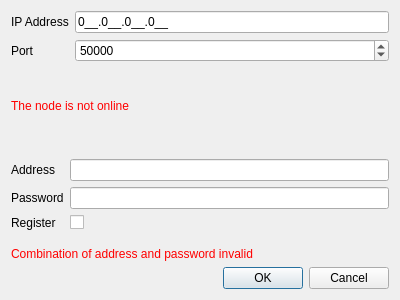
<?xml version="1.0" encoding="UTF-8"?>
<ui version="4.0">
 <class>ClientLogin</class>
 <widget class="QDialog" name="ClientLogin">
  <property name="windowModality">
   <enum>Qt::WindowModal</enum>
  </property>
  <property name="geometry">
   <rect>
    <x>0</x>
    <y>0</y>
    <width>400</width>
    <height>300</height>
   </rect>
  </property>
  <property name="windowTitle">
   <string>Dialog</string>
  </property>
  <layout class="QGridLayout" name="gridLayout">
   <item row="0" column="0">
    <layout class="QVBoxLayout" name="verticalLayout" stretch="1,0,0,1,0">
     <item>
      <layout class="QFormLayout" name="formLayout">
       <item row="0" column="0">
        <widget class="QLabel" name="label">
         <property name="text">
          <string>IP Address</string>
         </property>
        </widget>
       </item>
       <item row="0" column="1">
        <widget class="QLineEdit" name="ip_address">
         <property name="inputMask">
          <string>000.000.000.000;_</string>
         </property>
         <property name="text">
          <string>0.0.0.0</string>
         </property>
        </widget>
       </item>
       <item row="1" column="0">
        <widget class="QLabel" name="label_2">
         <property name="text">
          <string>Port</string>
         </property>
        </widget>
       </item>
       <item row="1" column="1">
        <widget class="QSpinBox" name="port">
         <property name="maximum">
          <number>65535</number>
         </property>
         <property name="value">
          <number>50000</number>
         </property>
        </widget>
       </item>
      </layout>
     </item>
     <item>
      <widget class="QLabel" name="node_offline">
       <property name="text">
        <string>&lt;html&gt;&lt;head/&gt;&lt;body&gt;&lt;p&gt;&lt;span style=&quot; color:#ff0000;&quot;&gt;The node is not online&lt;/span&gt;&lt;/p&gt;&lt;/body&gt;&lt;/html&gt;</string>
       </property>
      </widget>
     </item>
     <item>
      <spacer name="verticalSpacer">
       <property name="orientation">
        <enum>Qt::Vertical</enum>
       </property>
       <property name="sizeHint" stdset="0">
        <size>
         <width>20</width>
         <height>40</height>
        </size>
       </property>
      </spacer>
     </item>
     <item>
      <layout class="QFormLayout" name="formLayout_2">
       <item row="0" column="0">
        <widget class="QLabel" name="label_3">
         <property name="text">
          <string>Address</string>
         </property>
        </widget>
       </item>
       <item row="0" column="1">
        <widget class="QLineEdit" name="address"/>
       </item>
       <item row="1" column="0">
        <widget class="QLabel" name="label_4">
         <property name="text">
          <string>Password</string>
         </property>
        </widget>
       </item>
       <item row="1" column="1">
        <widget class="QLineEdit" name="password">
         <property name="echoMode">
          <enum>QLineEdit::Password</enum>
         </property>
        </widget>
       </item>
       <item row="2" column="1">
        <widget class="QCheckBox" name="new_account">
         <property name="text">
          <string/>
         </property>
        </widget>
       </item>
       <item row="2" column="0">
        <widget class="QLabel" name="label_5">
         <property name="text">
          <string>Register</string>
         </property>
        </widget>
       </item>
      </layout>
     </item>
     <item>
      <widget class="QLabel" name="login_invalid">
       <property name="text">
        <string>&lt;html&gt;&lt;head/&gt;&lt;body&gt;&lt;p&gt;&lt;span style=&quot; color:#ff0000;&quot;&gt;Combination of address and password invalid&lt;/span&gt;&lt;/p&gt;&lt;/body&gt;&lt;/html&gt;</string>
       </property>
      </widget>
     </item>
    </layout>
   </item>
   <item row="2" column="0">
    <widget class="QDialogButtonBox" name="buttonBox">
     <property name="orientation">
      <enum>Qt::Horizontal</enum>
     </property>
     <property name="standardButtons">
      <set>QDialogButtonBox::Cancel|QDialogButtonBox::Ok</set>
     </property>
    </widget>
   </item>
  </layout>
 </widget>
 <tabstops>
  <tabstop>address</tabstop>
  <tabstop>password</tabstop>
  <tabstop>new_account</tabstop>
  <tabstop>ip_address</tabstop>
  <tabstop>port</tabstop>
 </tabstops>
 <resources/>
 <connections>
  <connection>
   <sender>buttonBox</sender>
   <signal>accepted()</signal>
   <receiver>ClientLogin</receiver>
   <slot>accept()</slot>
   <hints>
    <hint type="sourcelabel">
     <x>248</x>
     <y>254</y>
    </hint>
    <hint type="destinationlabel">
     <x>157</x>
     <y>274</y>
    </hint>
   </hints>
  </connection>
  <connection>
   <sender>buttonBox</sender>
   <signal>rejected()</signal>
   <receiver>ClientLogin</receiver>
   <slot>reject()</slot>
   <hints>
    <hint type="sourcelabel">
     <x>316</x>
     <y>260</y>
    </hint>
    <hint type="destinationlabel">
     <x>286</x>
     <y>274</y>
    </hint>
   </hints>
  </connection>
 </connections>
</ui>
